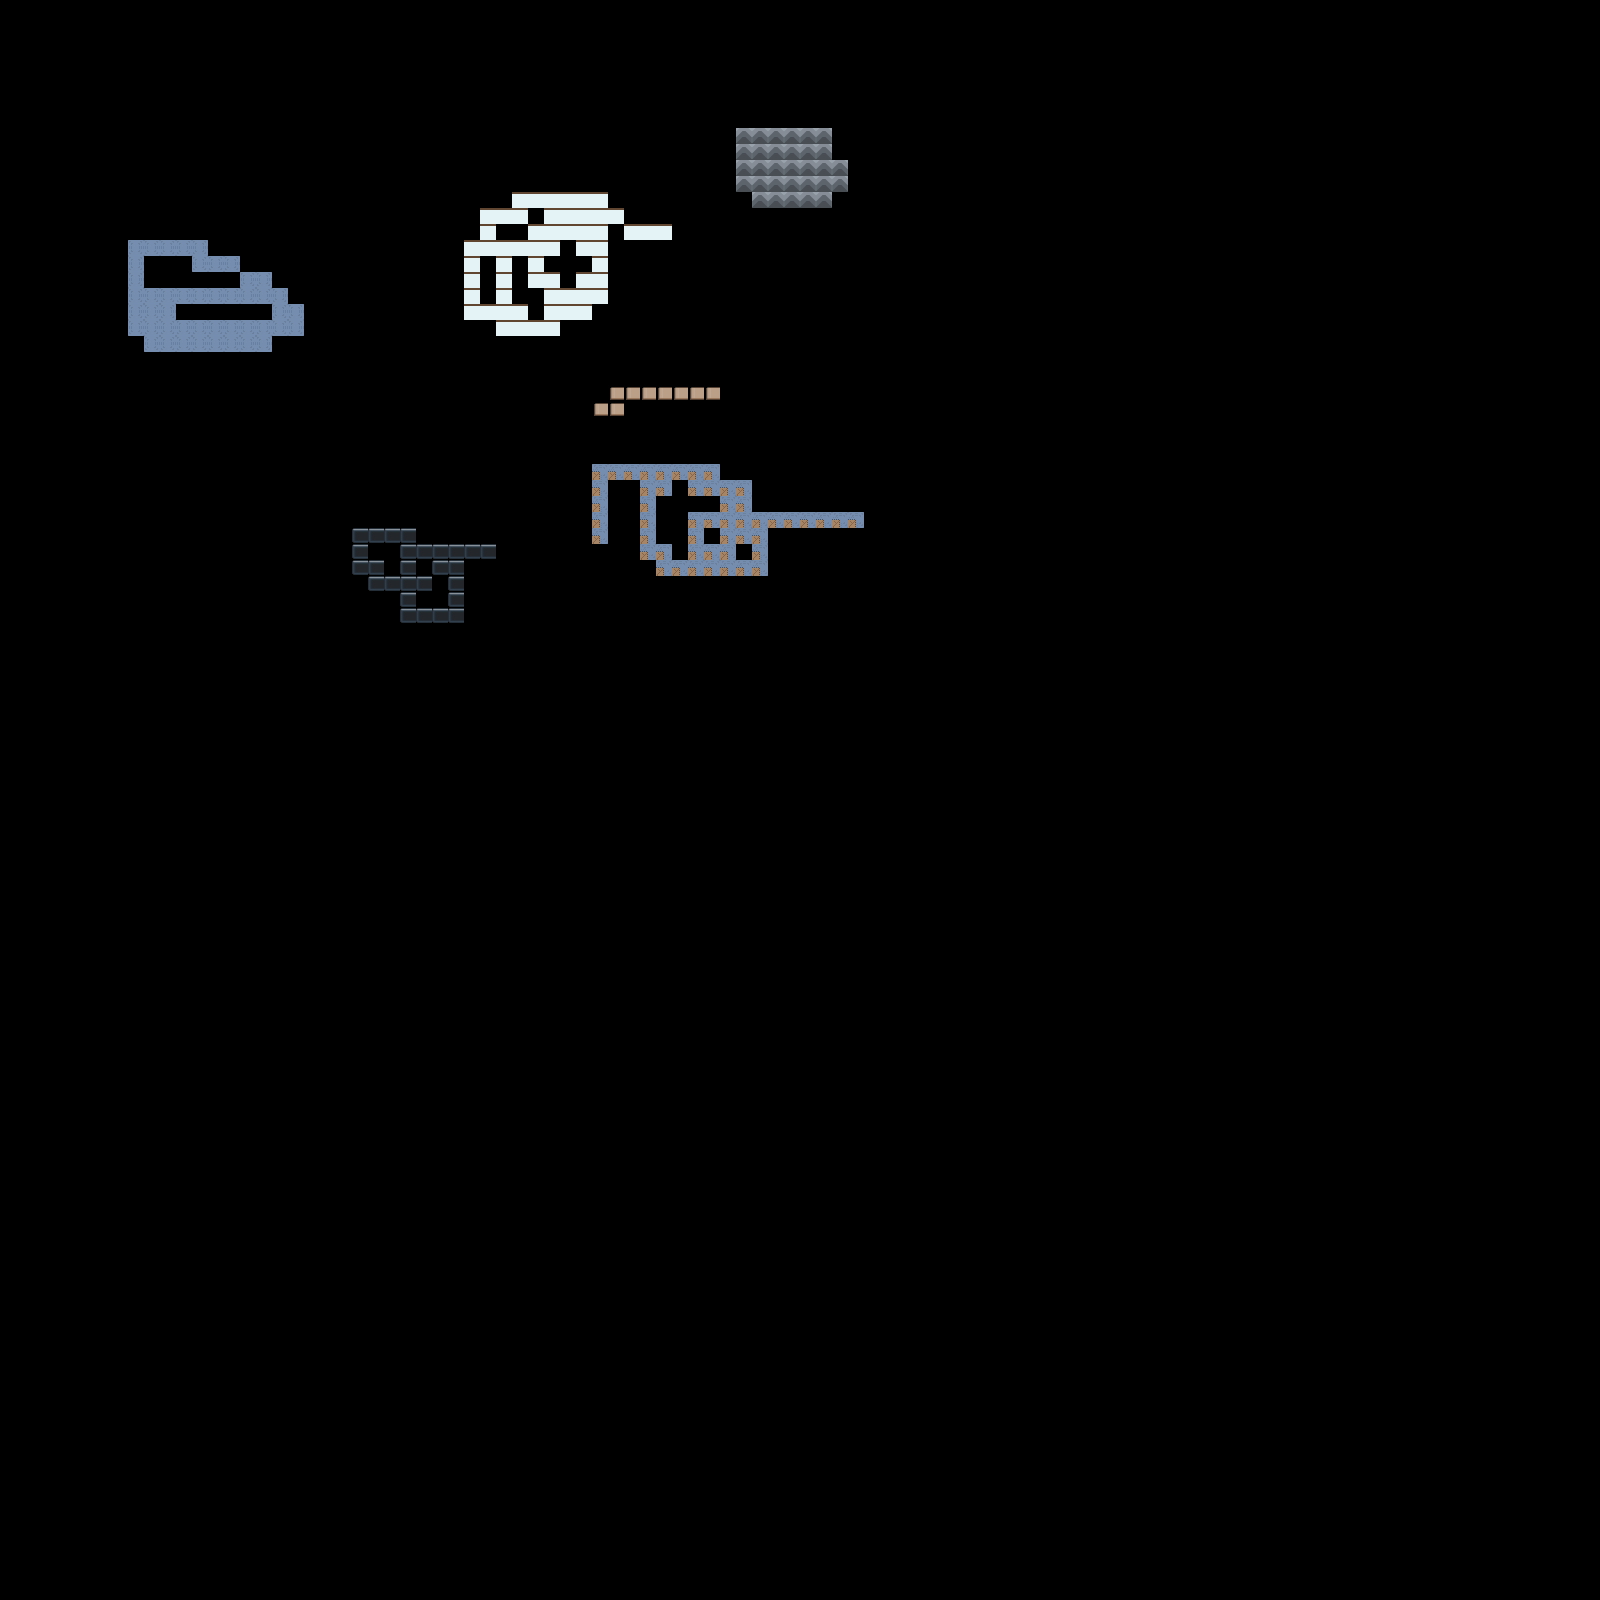

A level layout from a 2D game, rendered from its tile map. Below: a short description, then the map file with tile-grid data replaced by summaries:
An orthogonal 100x100 tile map with 16x16 px tiles, 2 tile layers (Floors, Walls) and 2 objects.

<map version="1.8" tiledversion="1.8.1" orientation="orthogonal" renderorder="right-down" width="100" height="100" tilewidth="16" tileheight="16" infinite="0" nextlayerid="4" nextobjectid="3">
 <tileset firstgid="1" name="TextureAtlas_Interior" tilewidth="16" tileheight="16" tilecount="256" columns="16">
  <image source="Tiles/TextureAtlas_Interior.png" width="256" height="256" />
 </tileset>
 <layer id="1" name="Floors" width="100" height="100">
  <data>[10000 cells, 191 non-empty, 5 distinct tile ids]</data>
 </layer>
 <layer id="2" name="Walls" width="100" height="100">
  <data>[10000 cells, 31 non-empty, 1 distinct tile ids]</data>
 </layer>
 <objectgroup id="3" name="Player">
  <object id="1" x="408" y="226">
   <point />
  </object>
  <object id="2" x="302.667" y="-14.6667">
   <point />
  </object>
 </objectgroup>
</map>